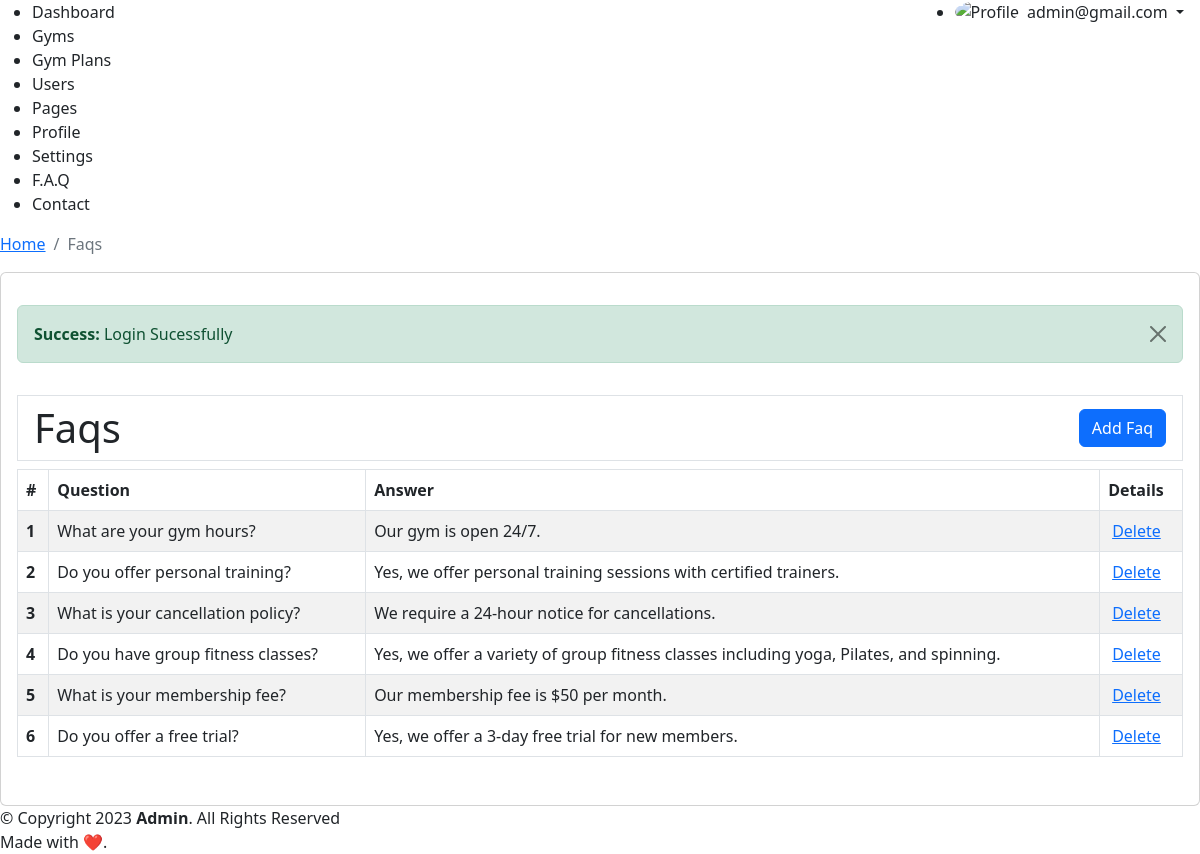
Page /admin/faqs.php (signed in) on the committed database.
### tables this page shows
CREATE TABLE `tbl_faq` (
  `id` int(11) NOT NULL,
  `question` text NOT NULL,
  `answer` text NOT NULL
);

### admin/faqs.php (the view, shortened to what this page needs)
<?php
require_once __DIR__ . "/include/layout-start.php";
?>
<?php
$sql = "SELECT a.*  FROM tbl_faq a; ";
$result = $conn -> query($sql);
$rows = $result -> fetch_all(MYSQLI_ASSOC);
?>
<div class="py-3">
<div class="table-responsive">
    <h1 class="py-2 px-3 border border-1 d-flex justify-content-between align-items-center">
        <span>Faqs</span>
        <a href="<?=ADMIN_URL?>addFaq.php" class="btn btn-primary">Add Faq</a>
    </h1>
    <table class="table table-bordered  table-striped">
        <thead>
            <tr>
                <th scope="col">#</th>
                <th scope="col">Question</th>
                <th scope="col">Answer</th>
                <th scope="col">Details</th>
            </tr>
        </thead>
        <tbody>
            <?php
            $sl = 0;
            foreach ($rows as $key => $value) {
                $sl++;
            ?>
                <tr>
                    <th scope="row"><?=$sl?></th>
                    <td><?=$value['question']?></td>
                    <td><?=$value['answer']?></td>
                    <td>
                        <a class="ms-1"
                            href="<?=ADMIN_URL?>faqs.php?did=<?=$value['id']?>"
                            onclick="return confirm('Are you sure?')">
                            Delete
                        </a>
                    </td>
                </tr>
            <?php } ?>
        </tbody>
    </table>
</div>
</div>
<?php require_once __DIR__ . "/include/layout-end.php"; ?>

### rows in the picture
tbl_faq: question "What are your gym hours?", answer "Our gym is open 24/7."
tbl_faq: question "Do you offer personal training?", answer "Yes, we offer personal training sessions with certified trainers."
tbl_faq: question "What is your cancellation policy?", answer "We require a 24-hour notice for cancellations."
tbl_faq: question "Do you have group fitness classes?", answer "Yes, we offer a variety of group fitness classes including yoga, Pilates, and spinning."
tbl_faq: question "What is your membership fee?", answer "Our membership fee is $50 per month."
tbl_faq: question "Do you offer a free trial?", answer "Yes, we offer a 3-day free trial for new members."

### other values in the picture
$_SESSION['email'] "admin@gmail.com"
$title "Faqs"
$_SESSION['sucmsg'] "Login Sucessfully"
